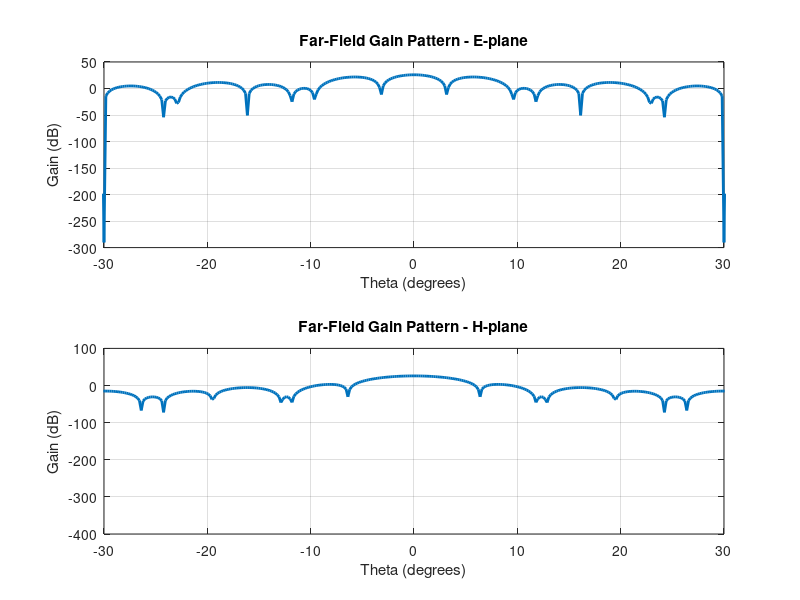

MATLAB code to generate this figure:
% MATLAB Script to calculate far-field gain pattern of a rectangular horn antenna
% Frequency and aperture dimensions are adjustable

% Constants
c = 3e8;                % Speed of light (m/s)

% Parameters (adjust these as needed)
frequency = 10e9;       % Frequency in Hz (e.g., 10 GHz)
lambda = c / frequency; % Wavelength in meters
a = 270e-3;                % Aperture width (along y-axis) in meters (e.g., 0.1 m)
b = 146.2e-3;               % Aperture height (along z-axis) in meters (e.g., 0.08 m)
eta = 0.7;              % Antenna efficiency (0.5 to 0.8 typical)

% Derived parameters
A = a * b;              % Aperture area
D = (4 * pi * A) / lambda^2; % Directivity
G0 = eta * D;           % Maximum gain

% Define theta and phi (in radians)
theta = linspace(-pi/2, pi/2, 1000);  % Angle range for pattern
phi_e_plane = 0;        % Phi for E-plane (y-axis)
phi_h_plane = pi/2;     % Phi for H-plane (z-axis)

% Far-field gain pattern (in terms of theta)
% E-plane (phi = 0)
E_theta_e = cos(pi * a * sin(theta) / lambda) .* sinc(b * sin(theta) / lambda);
G_e_plane = G0 * abs(E_theta_e).^2;

% H-plane (phi = pi/2)
E_theta_h = sinc(a * sin(theta) / lambda) .* sinc(b * sin(theta) / lambda);
G_h_plane = G0 * abs(E_theta_h).^2;

% Convert gain to dB
G_e_plane_dB = 10 * log10(G_e_plane);
G_h_plane_dB = 10 * log10(G_h_plane);

% Plotting the results
figure;
subplot(2,1,1);
plot(theta * 180/pi, G_e_plane_dB, 'LineWidth', 2);
title('Far-Field Gain Pattern - E-plane');
xlabel('Theta (degrees)');
ylabel('Gain (dB)');
grid on;
xlim([-30 30]);

subplot(2,1,2);
plot(theta * 180/pi, G_h_plane_dB, 'LineWidth', 2);
title('Far-Field Gain Pattern - H-plane');
xlabel('Theta (degrees)');
ylabel('Gain (dB)');
grid on;
xlim([-30 30]);

% Display maximum gain
fprintf('Antenna Parameters:\n');
fprintf('Frequency: %.2f GHz\n', frequency/1e9);
fprintf('Aperture Dimensions: %.2f m x %.2f m\n', a, b);
fprintf('Max Gain (dB): %.2f dB\n', 10*log10(G0));
